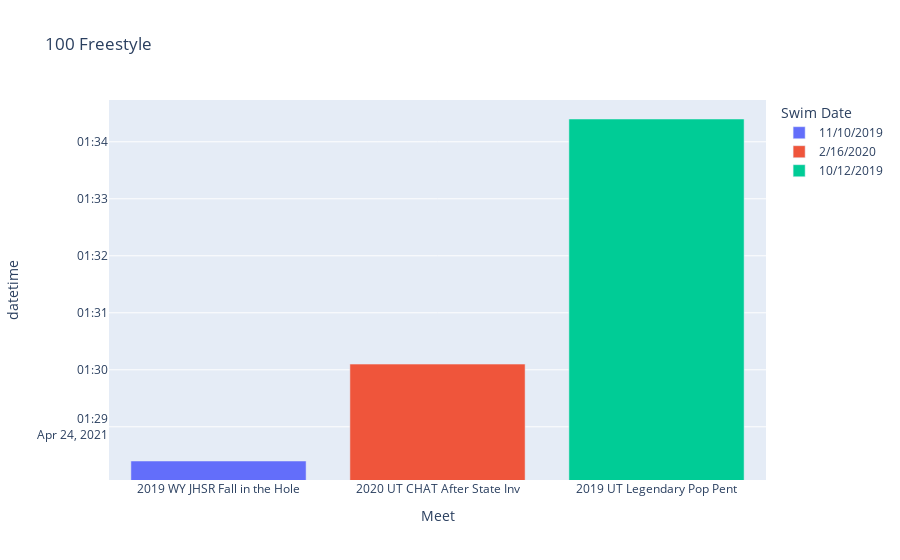

Source (notebook cell):
### Code cell
import plotly.express as px


fig = px.bar(df, x='Meet', y="datetime",color="Swim Date",title="100 Freestyle")
fig.show()

### Figure 1 — Plotly figure (JSON) as saved in the notebook; plotly's stock layout.template omitted (floating-point values rounded to 4 significant figures)
{"data": [{"alignmentgroup": "True", "hovertemplate": "Swim Date=11/10/2019<br>Meet=%{x}<br>datetime=%{y}<extra></extra>", "legendgroup": "11/10/2019", "marker": {"color": "#636efa"}, "name": "11/10/2019", "offsetgroup": "11/10/2019", "orientation": "v", "showlegend": true, "textposition": "auto", "type": "bar", "x": ["2019 WY JHSR Fall in the Hole"], "xaxis": "x", "y": ["2021-04-24T01:28:24"], "yaxis": "y"}, {"alignmentgroup": "True", "hovertemplate": "Swim Date=2/16/2020<br>Meet=%{x}<br>datetime=%{y}<extra></extra>", "legendgroup": "2/16/2020", "marker": {"color": "#EF553B"}, "name": "2/16/2020", "offsetgroup": "2/16/2020", "orientation": "v", "showlegend": true, "textposition": "auto", "type": "bar", "x": ["2020 UT CHAT After State Inv"], "xaxis": "x", "y": ["2021-04-24T01:30:06"], "yaxis": "y"}, {"alignmentgroup": "True", "hovertemplate": "Swim Date=10/12/2019<br>Meet=%{x}<br>datetime=%{y}<extra></extra>", "legendgroup": "10/12/2019", "marker": {"color": "#00cc96"}, "name": "10/12/2019", "offsetgroup": "10/12/2019", "orientation": "v", "showlegend": true, "textposition": "auto", "type": "bar", "x": ["2019 UT Legendary Pop Pent"], "xaxis": "x", "y": ["2021-04-24T01:34:24"], "yaxis": "y"}], "layout": {"barmode": "relative", "legend": {"title": {"text": "Swim Date"}, "tracegroupgap": 0}, "title": {"text": "100 Freestyle"}, "xaxis": {"anchor": "y", "domain": [0, 1], "title": {"text": "Meet"}}, "yaxis": {"anchor": "x", "domain": [0, 1], "title": {"text": "datetime"}}}}
